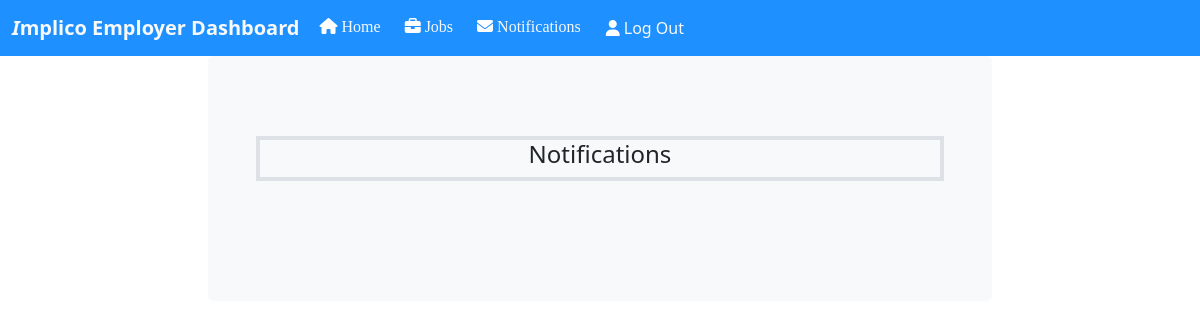
The app's page /notification.html (signed in), older data.
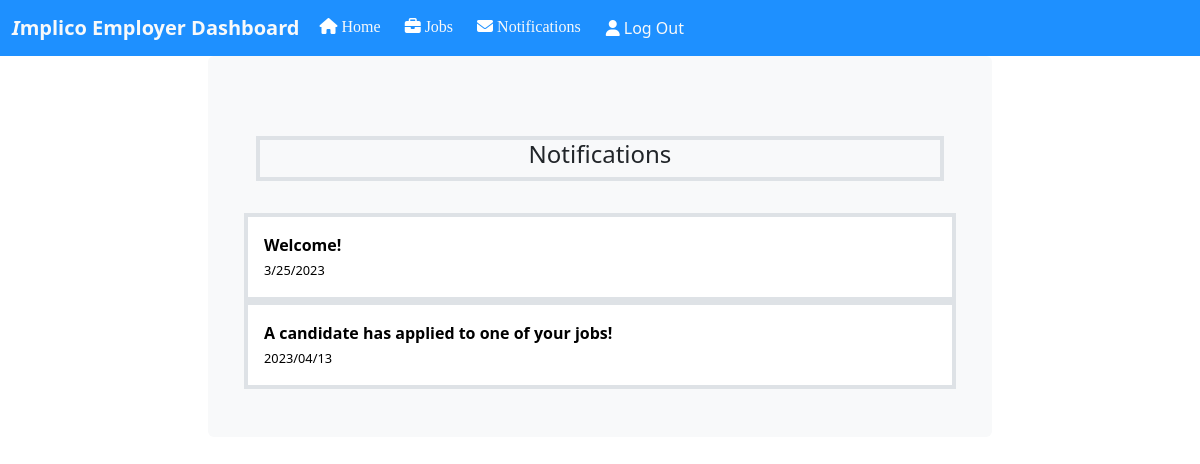
The same page, newer data.
### tables this page shows
CREATE TABLE Notifications (notifKey NUMBER, userIDFrom NUMBER, userIDTo NUMBER, message TEXT, dateSent TEXT, PRIMARY KEY(notifKey), FOREIGN KEY(userIDFrom) REFERENCES LoginInfo(userKey), FOREIGN KEY(userIDTo) REFERENCES LoginInfo(userKey));

### Implico/notification.py (the view)
@notification.route("/notification.html", methods = ['GET', 'POST'])
def notif():
    if request.method == 'POST' and request.form.get("logout")!=None:
        logout()
        return render_template('home.html', boolean=True)
    elif (session.get('userID') == None):
        return redirect('../loginHTML.html')
    if (request.method == 'GET'):
        conn = sqlite3.connect("data.db")
        c = conn.cursor()
        newNotif = c.execute("SELECT * FROM Notifications WHERE userIDTo ="+str(session.get('userID'))).fetchall()
        userType = session["userType"]
        return render_template('/notification.html', newNotifs = newNotif, userType = userType)

### Implico/templates/Notification.HTML (shortened to what this page needs)
<!DOCTYPE html>
<html>
<head>
  <link rel="stylesheet" href="../static/css/jobDashboardCSS.css">
  <link rel="stylesheet" href="https://cdnjs.cloudflare.com/ajax/libs/font-awesome/4.7.0/css/font-awesome.min.css">
  <link href="https://cdn.jsdelivr.net/npm/bootstrap@5.2.3/dist/css/bootstrap.min.css" rel="stylesheet">
</head>
<body>
    {% if userType=="employer" %}
      <nav class="navbar navbar-expand-lg sticky-top" style="background-color:#1E90FF;">
        <div class="container-fluid">
            <a class="navbar-brand text-light" href="../indexEmployer.html"><b><i>I</i>mplico Employer Dashboard</b></a>
            <div class="collapse navbar-collapse" id="navbarSupportedContent">
                <ul class="navbar-nav me-auto mb-2 mb-lg-0">
                    <li class="nav-item mx-1">
                        <a class="nav-link active text-light" href="../indexEmployer.html"><i class="fa-solid fa-house" style="color: #ffffff;"></i> Home</a>
                    </li>
                    <li class="nav-item mx-1">
                        <a class="nav-link text-light" href="../jobDashboardHTML.html"><i class="fa-solid fa-briefcase" style="color: #ffffff;"></i> Jobs</a>
                    </li>
                    <li class="nav-item mx-1">
                        <a class="nav-link text-light" href="../notification.html"><i class="fa-solid fa-envelope" style="color: #ffffff;"></i> Notifications</a>
                    </li>
                    <li class="nav-item mx-1">
                        <form method="POST">
                            <button type="submit" name="logout" class="nav-link text-light btn btn-link">
                                <i class="fa-solid fa-user" style="color: #ffffff;"></i> Log Out
                            </button>
                        </form>
                    </li>
                </ul>
            </div>
        </div>
    </nav>
    {% endif %}
    <div class="container-fluid">
    <div class="row">
        <div class="h-100 d-flex align-items-center justify-content-center">
          <div class="col-8 ps-5 pt-5 pb-5 pe-5 bg-light rounded">
            <div class="row px-3 py-3 text-left"></div>
            <div class="container d-flex flex-row border border-4 justify-content-center">
              <h4>Notifications</h4>
            </div>
            <div class="row">
                <div class="h-100 d-flex align-items-left justify-content-left">
                  <div class="col-8 ps-2 pt-2 pb-2 pe-3 w-100 bg-light rounded ">
                    <div class="row px-2 py-2 text-left "></div>
                  </div>
                </div>
              {% for notif in newNotifs%}
              <div class="container NoMargin p-3 bg-white text-black border border-4">
                <div class="form-group">
                  <label for="jobPosition"><strong>{{notif[3]}}</strong></label> <br>
                  <label for="TimeFrame"style= font-size:80%>{{notif[4]}}</label> <br>
                </div>
              </div>
              {% endfor %}
      <br><br><br>
</body>
</html>

Row changes from the older to the newer data that the page shows:
added Notifications: message "Welcome!", dateSent "3/25/2023"
added Notifications: message "A candidate has applied to one of your jobs!", dateSent "2023/04/13"
